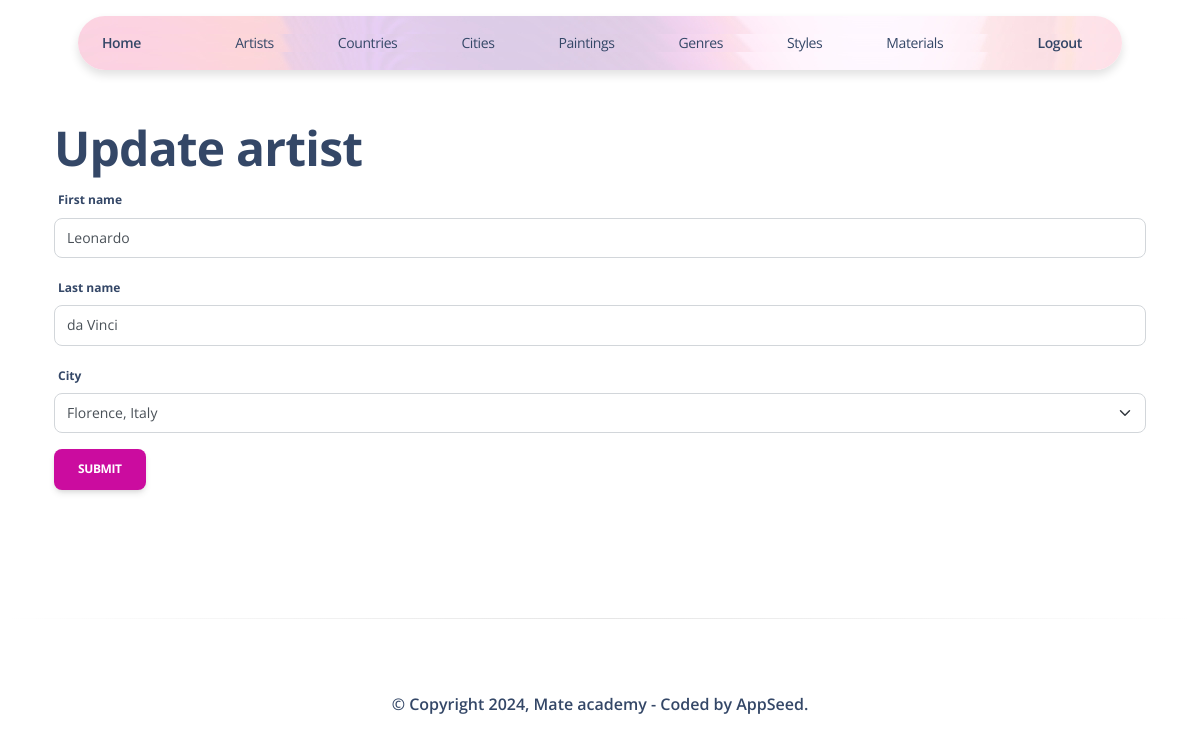
The app's page /artists/1/update/ (signed in) with its own data.
### gallery/models.py (models this page shows, shortened)
class Artist(AbstractUser):
    city = models.ForeignKey(
        City,
        on_delete=models.SET_NULL,
        null=True,
        blank=True,
        related_name="cities"
    )

### gallery/views.py (the view)
# urls.py: path("artists/<int:pk>/update/", ArtistUpdateView.as_view(), name="artist-update"),
class ArtistUpdateView(LoginRequiredMixin, generic.UpdateView):
    model = Artist
    fields = ["first_name", "last_name", "city"]
    success_url = reverse_lazy("gallery:artist-list")

### gallery/models.py (called while the page is built)
    def __str__(self):
        return self.country_name

    def __str__(self):
        return f"{self.city_name}, {self.country}"

### templates/gallery/artist_form.html
{% extends "layouts/base_sections.html" %}
{% load crispy_forms_filters %}
{% block header %}
  {% include 'includes/navigation.html' %}
{% endblock header %}
{% block content %}
  <div class="container mt-5">
    <h1>{{ object|yesno:"Update,Create" }} artist</h1>
    {% include "includes/create_update_form.html" %}
  </div>
{%  endblock %}

### templates/includes/create_update_form.html (shortened to what this page needs)
{% load crispy_forms_filters %}
  <form method="post" action="" novalidate>
    {{ form|crispy }}
    <input type="submit" value="Submit" class="btn btn-primary">
  </form>

### records on screen
Artist: first_name "Leonardo", last_name "da Vinci", city "Florence, Italy"

### other values on screen
{{ object|yesno:"Update,Create" }} "Update"
